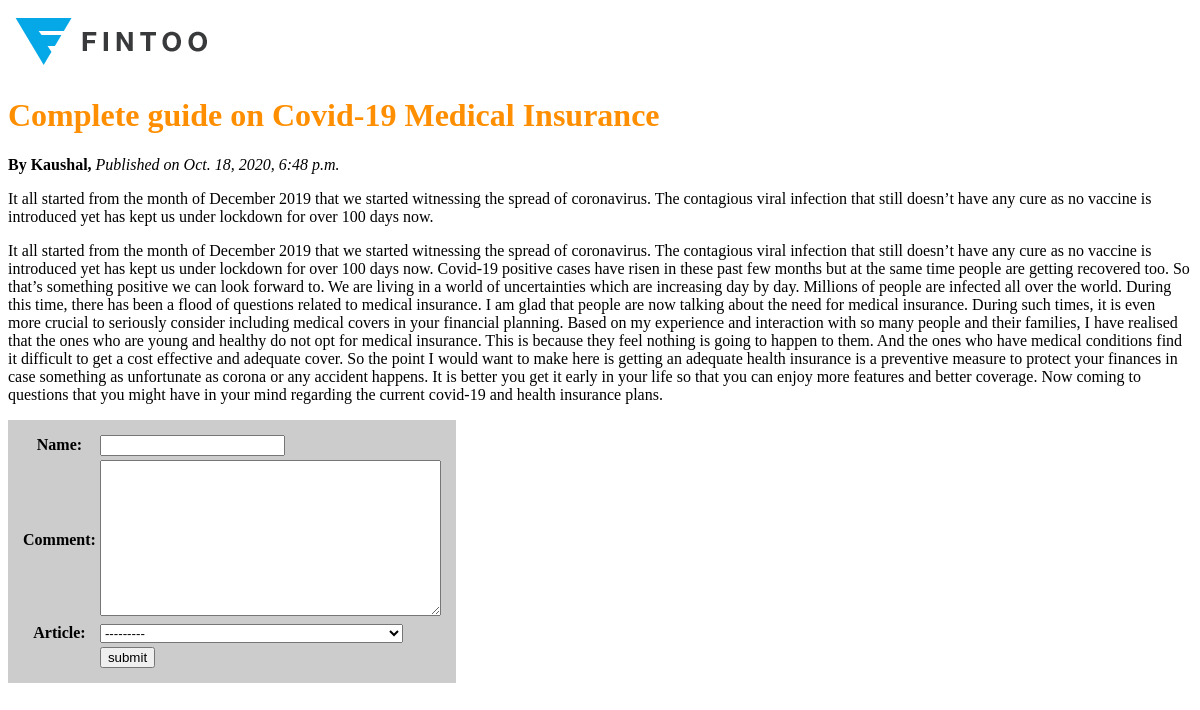
The app's page /article/2 with its own data.
### blog/models.py (models this page shows, shortened)
class Article(models.Model):
    STATUS_CHOICES = [
        ('1', 'Active'),
        ('0', 'Inactive'),
    ]
    ALLOW_COMMENT_CHOICES = [
        ('1', 'Yes'),
        ('0', 'No'),
    ]
    title = models.CharField(max_length=255)
    author = models.CharField(max_length=150)
    excerpt = models.TextField(blank=True)
    content = models.TextField(blank=True)
    publication_date = models.DateTimeField()
    status = models.CharField(max_length=1, choices=STATUS_CHOICES, default='1')
    allow_comment = models.CharField(max_length=1, choices= ALLOW_COMMENT_CHOICES, default='1')
    def __str__(self):
        return self.title

### blog/views.py (the view, shortened to what this page needs)
# urls.py: path('article/<int:pk>', ArticleDetailView.as_view(), name='article_details'),
class ArticleDetailView(FormMixin, DetailView):
    template_name = 'blog/article_detail.html'
    model = Article
    form_class = CommentForm
    def get_context_data(self, **kwargs):
        context = super().get_context_data(**kwargs)
        context['form'] = form = self.form_class()
        return context

### blog/forms.py
class CommentForm(forms.ModelForm):
    class Meta:
        model = Comment
        fields = ('name', 'comment','article')

### templates/blog/article_detail.html (shortened to what this page needs)
{% extends 'base.html' %}
{% block content %}
    <h1>{{ article.title }}</h1>
    <p><strong>By {{ article.author }}, </strong>
        <span style="font-style:italic;">Published on {{ article.publication_date }}</span>
    </p>
    <p>{{ article.excerpt }}</p>
    <p>{{ article.content }}</p>
    {% if article.allow_comment == '1' %}
    <form action="" method="post" novalidate>
        <table>
            {{ form.as_table }}
            <tr>
                <td>&nbsp</td>
                <td><input  type="submit" name="submit" value="submit"></td>
            </tr>
        </table>
    {% endif %}
{% endblock content %}

### static/css/main.css (style rules this page uses)
h1 { color:#ff8f00; }
table { width: 262px; height: 200Px; background: #ccc; padding: 12px; }

### records on screen
Article: title "Complete guide on Covid-19 Medical Insurance", author "Kaushal", publication_date "Oct. 18, 2020, 6:48 p.m.", excerpt "It all started from the month of December 2019 that we started witnessing the spread of coronavirus. The contagious viral infection that still doesn’t have any cure as no vaccine is introduced yet has kept us under lockdown for over 100 days now.", content "It all started from the month of December 2019 that we started witnessing the spread of coronavirus. The contagious viral infection that still doesn’t have any cure as no vaccine is introduced yet has kept us under lockdown for over 100 days now. Covid-19 positive cases have risen in these past few months but at the same time people are getting recovered too. So that’s something positive we can look forward to. We are living in a world of uncertainties which are increasing day by day. Millions of people are infected all over the world. During this time, there has been a flood of questions related to medical insurance. I am glad that people are now talking about the need for medical…"
